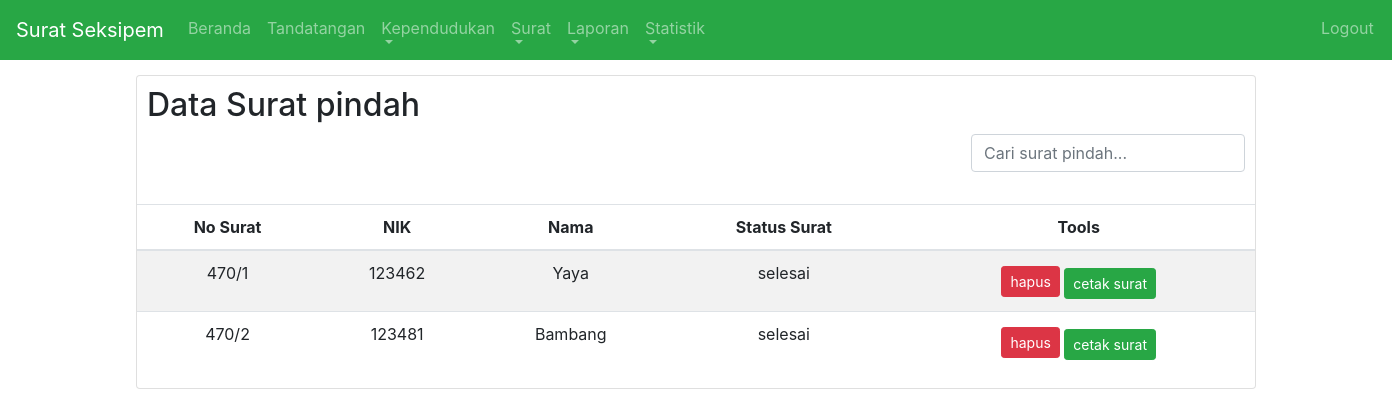
The page /surat_pindah.php (signed in) on the database its author committed.
### tables this page shows
CREATE TABLE IF NOT EXISTS `surat_pindah` (
  `id` int(11) NOT NULL AUTO_INCREMENT,
  `no_surat` varchar(255) NOT NULL,
  `no_kk` varchar(16) NOT NULL,
  `nama_kepala_keluarga` varchar(255) NOT NULL,
  `alamat` text NOT NULL,
  `rt_rw` varchar(255) NOT NULL,
  `dusun` varchar(255) NOT NULL,
  `kelurahan` varchar(255) NOT NULL,
  `kecamatan` varchar(255) NOT NULL,
  `kota` varchar(255) NOT NULL,
  `provinsi` varchar(255) NOT NULL,
  `kd_pos` int(255) NOT NULL,
  `telepon` varchar(12) NOT NULL,
  `nik` varchar(255) NOT NULL,
  `nama` varchar(255) NOT NULL,
  `status_no_kk` varchar(255) NOT NULL,
  `no_kk_pindah` varchar(16) NOT NULL,
  `nik_kepala_keluarga_pindah` varchar(255) NOT NULL,
  `nama_kepala_keluarga_pindah` varchar(255) NOT NULL,
  `tgl_kedatangan` date NOT NULL,
  `alamat_pindah` text NOT NULL,
  `rt_rw_pindah` varchar(255) NOT NULL,
  `dusun_pindah` varchar(255) NOT NULL,
  `kelurahan_pindah` varchar(255) NOT NULL,
  `kecamatan_pindah` varchar(255) NOT NULL,
  `kota_pindah` varchar(255) NOT NULL,
  `provinsi_pindah` varchar(255) NOT NULL,
  `s_pengantar` varchar(255) NOT NULL,
  `s_kk` varchar(255) NOT NULL,
  `s_ktp` varchar(255) NOT NULL,
  `status_surat` varchar(255) NOT NULL,
  `tgl_surat` timestamp NOT NULL DEFAULT CURRENT_TIMESTAMP ON UPDATE CURRENT_TIMESTAMP,
  PRIMARY KEY (`id`)
);

### surat_pindah.php (the view, shortened to what this page needs)
<?php
if($_SESSION['level']=="" || $_SESSION['level']=="rakyat"){
	header("location:login.php");
}else {
include ('header.php');
$mySql="SELECT * FROM surat_pindah WHERE tgl_surat like '%$qcari%'";
?>
<div class="card">
	<h2 style="margin:10px;">Data Surat pindah</h2>
	<div class="form-group">
			<div class="right"  style="margin-right:10px;">
					<form class="" method="POST" action="surat_pindah.php">
								<input type="text" class="form-control" name="qcari" placeholder="Cari surat pindah..." autofocus/>
					</form>
		</div>
			</div>
	<div class="table-responsive">
		<table class="table table-striped table-hover">
			<thead >
				<tr>
					<th scope="col" class="text-center">No Surat</th>
					<th scope="col" class="text-center">NIK</th>
					<th scope="col" class="text-center">Nama</th>
					<th scope="col" class="text-center">Status Surat</th>
					<th scope="col" class="text-center">Tools</th>
				</tr>
			</thead>
<?php
	$myQry = mySqli_query ($koneksi, $mySql) or die ("Query salah : ".mysqli_error ($koneksi));
	while ($kolomData = mysqli_fetch_array ($myQry)) {
?>
		<tr>
			<td class="text-center"><?php echo $kolomData['no_surat']; ?></td>
			<td class="text-center"><?php echo $kolomData['nik']; ?></td>
			<td class="text-center"><?php echo $kolomData['nama']; ?></td>
			<td class="text-center"><?php echo $kolomData['status_surat']; ?></td>
			<td class="text-center">
				<?php
					if ($kolomData['status_surat'] == 'selesai') {
				?>
				<a href="surat_pindah_hapus.php?id=<?php echo $kolomData['id'];?>" title="Hapus data" onClick="confirm ('Yakin menghapus Data ini?')" class="btn btn-danger btn-sm">
				hapus</a>
				<a href="surat_pindah_cetak.php?id=<?php echo $kolomData['id'];?>" class="btn btn-sm btn-success" style="margin-top:5px;">cetak surat</a>
				<?php
					}
				?>
			</td>
		</tr>
	<?php } ?>
				</table>
				</div>
			</div>
<?php include "footer.php"; }?>

### css/site.css (style rules this page uses)
.form-group { margin-bottom: 15px; }
.form-group .right { float: right; }

### rows shown on the page
surat_pindah: no_surat "470/1", nik "123462", nama "Yaya", status_surat "selesai"
surat_pindah: no_surat "470/2", nik "123481", nama "Bambang", status_surat "selesai"
